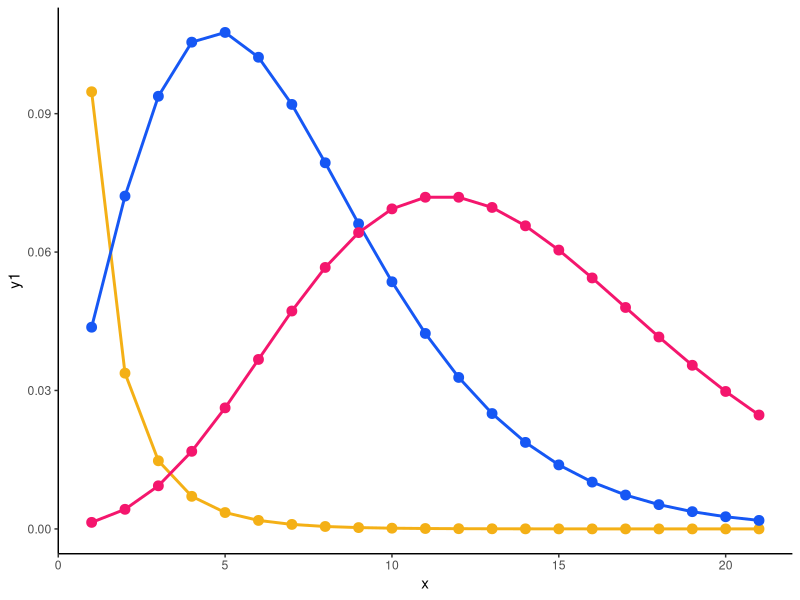
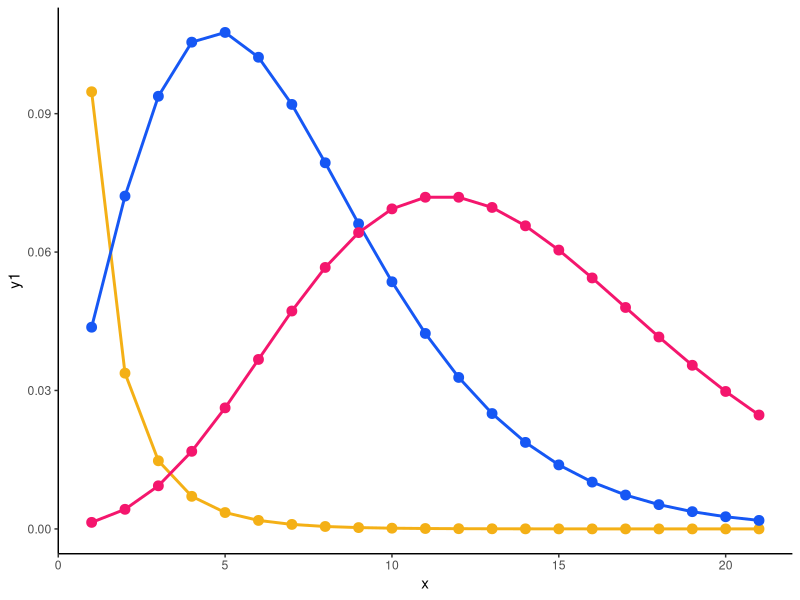

Recreate these plots in R, in order.
#!/usr/bin/env Rscript
library(ggplot2)

p = 0.4
x = seq(0:20)

y1 = dnbinom(x, size=0.125*(1-p)/p, prob=p)
y2 = dnbinom(x, size=3*(1-p)/p, prob=p)
y3 = dnbinom(x, size=6*(1-p)/p, prob=p)

df = data.frame(x,y1,y2,y3)

ggplot(df, aes(x)) +
	geom_line(aes(y = y1), , color = "#f4b016", size = 1) +
	geom_point(aes(y = y1), color = "#f4b016", size = 3) + 
	geom_line(aes(y = y2), color = "#1657f4", size = 1) +
	geom_point(aes(y = y2), color = "#1657f4", size = 3) +
	geom_line(aes(y = y3), color = "#f4166d", size = 1) +
	geom_point(aes(y = y3), color = "#f4166d", size = 3) +
	theme_bw() +
	theme(panel.border = element_blank(), panel.grid.major = element_blank(),
panel.grid.minor = element_blank(), axis.line = element_line(colour = "black"))

ggsave('nb.pdf')
